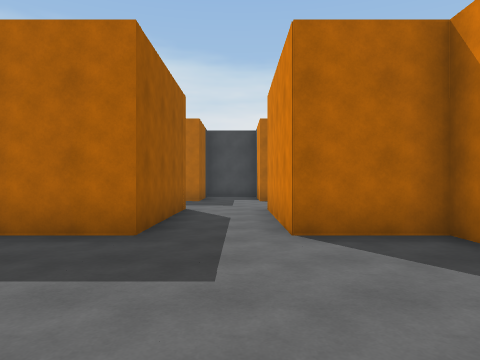
[1] (above)

20 first-person views from a walk through a scene from a Unity 3-D project. The camera is 1.4 m above the floor, looks level and sees 70° across. The floor is counted in squares, 2 m on a side. Each view is taken from the middle of a square. On the plan, view 1 faces up. The plan holds only what a view shows up to about 11 squares ahead; the rest is blank. The player is left out.

[2]
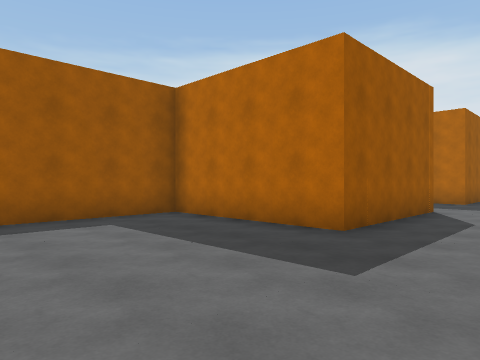

[3]
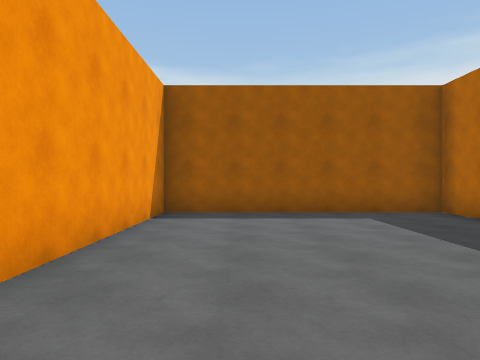

[4]
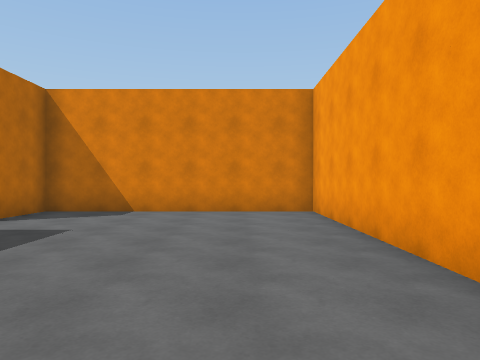

[5]
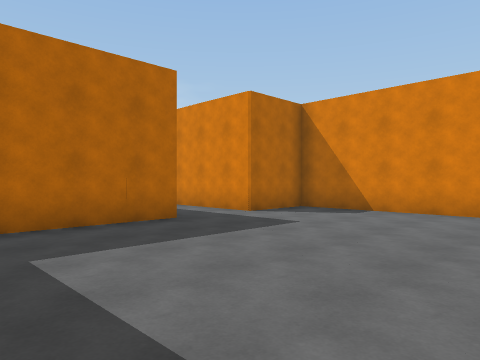

[6]
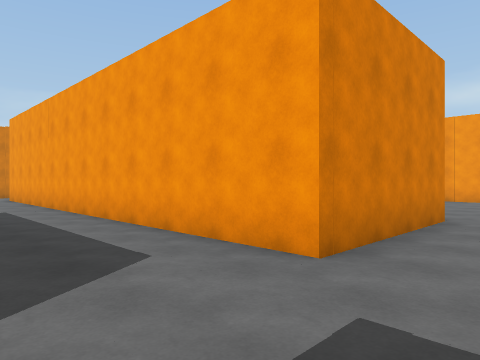

[7]
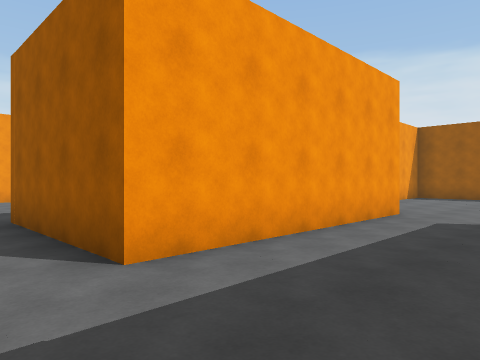

[8]
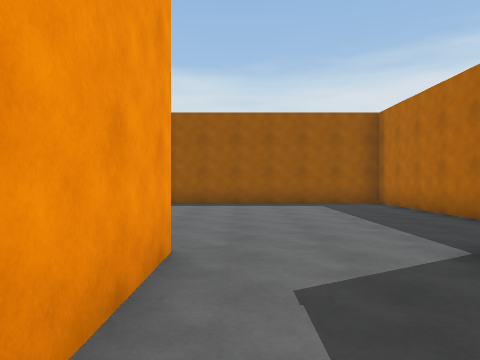

[9]
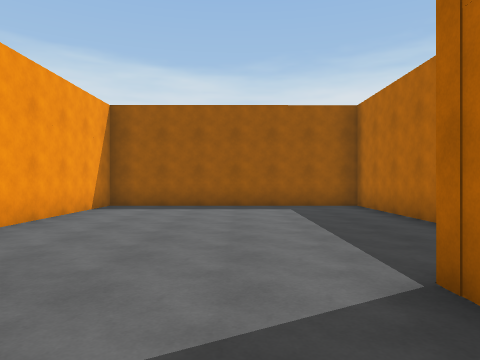

[10]
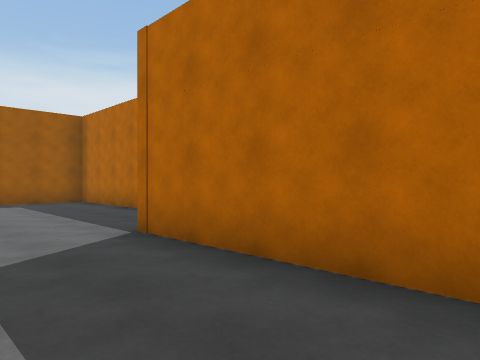

[11]
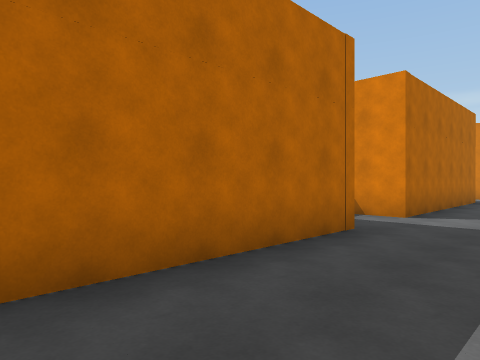

[12]
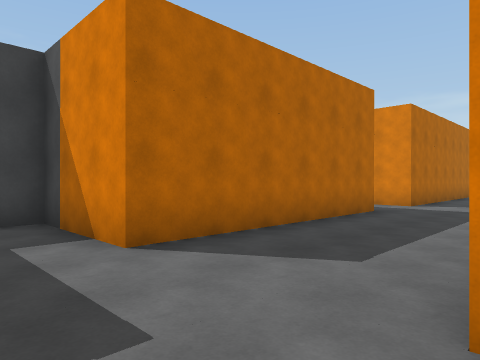

[13]
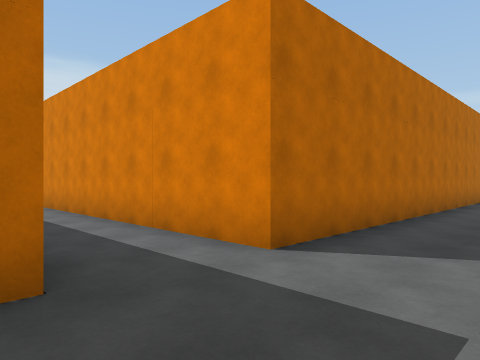

[14]
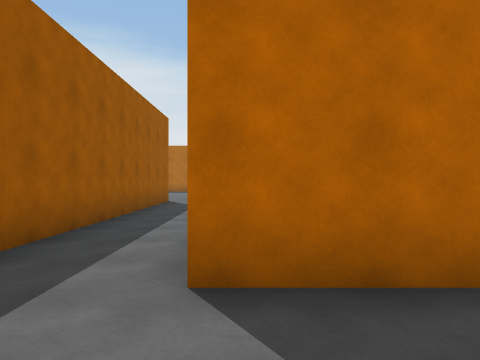

[15]
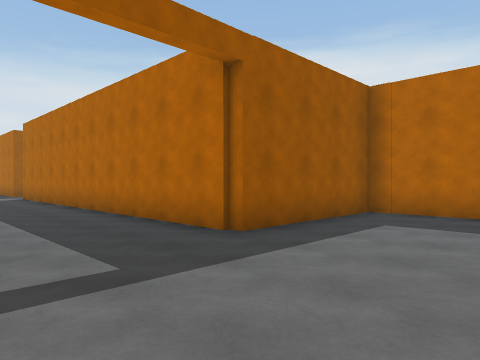

[16]
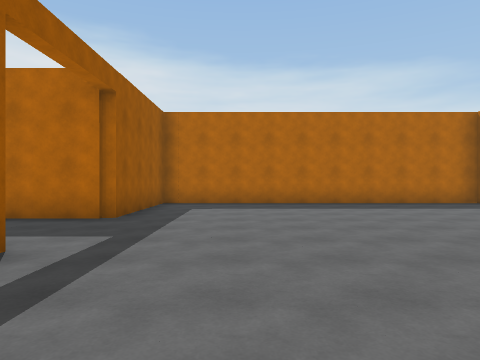

[17]
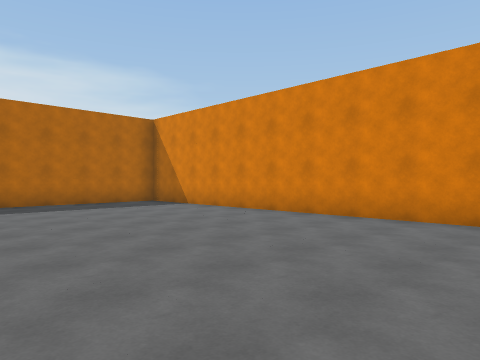

[18]
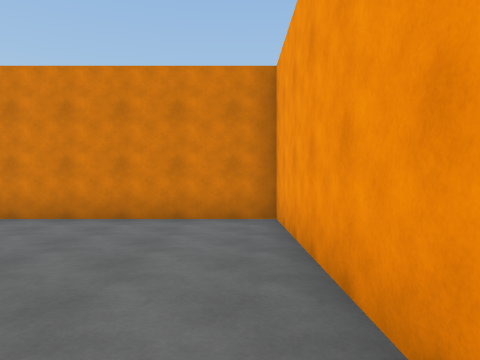

[19]
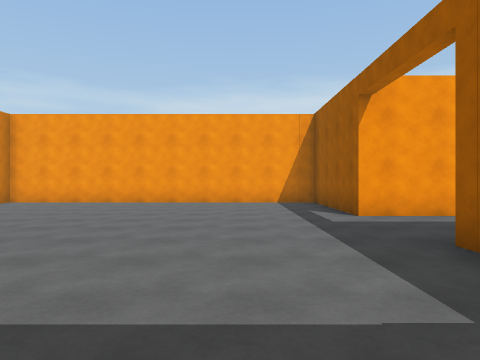

[20]
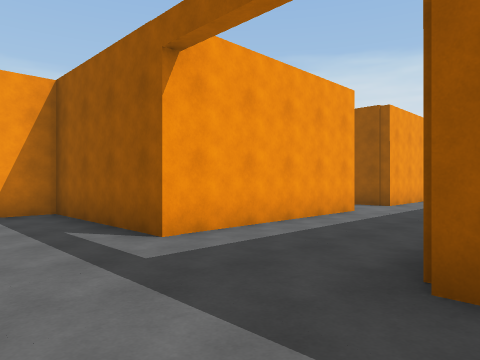

### Floor plan
Points are (right, up) in squares from view 1. A wall is a line through its corners. A room is listed if a view was taken in it or the views show most of it. See-through windows are left out.
Room 1 (views 1, 2, 3, 4, 5, 12)
walls: (-1.3, 8.3) (-1.3, 4.3) (-5.3, 4.3) (-5.3, -1.6) (2.7, -1.6) (2.7, 4.3) (0.7, 4.3) (0.7, 8.3)
ways out: opening at (-0.5, 8) to room 2
Room 2 (views 6, 7, 8, 9, 10, 11, 13, 14, 15, 16, 17, 18, 19, 20)
walls: (14.6, 8.3) (19.7, 8.3) (19.7, 4.3) (29.2, 4.3) (29.2, 15.3) (19.7, 15.3) (19.7, 11.3) (8.7, 11.3) (8.7, 18.8); (6.7, 11.3) (0.7, 11.3) (0.7, 14.1) (0, 14.1); (0.7, 8.3) (12.7, 8.3); (6.6, 20) (6.6, 12.4); (-1.3, 13.2) (-1.3, 11.3) (-7.4, 11.3); (-7.4, 8.3) (-1.3, 8.3); (-10, 13.2) (-14.3, 13.2) (-14.3, 6.5) (-10, 6.5)
ways out: opening at (-0.5, 8) to room 1; opening at (7.5, 20.5); opening at (13.5, 8)

Positions as (right, up) in squares from view 1, and headings:
1: (0, 0), facing up
2: (1, 0), facing up-left
3: (2, 0), facing left
4: (-5, 0), facing right
5: (-5, -1), facing up-right
6: (-1, 11), facing down-right
7: (0, 11), facing down-left
8: (-4, 9), facing left
9: (-5, 10), facing left
10: (-3, 9), facing up-left
11: (-6, 9), facing up-right
12: (-1, 8), facing up-right
13: (6, 9), facing up-right
14: (9, 9), facing up
15: (23, 8), facing up-left
16: (22, 5), facing up
17: (23, 5), facing up-right
18: (23, 5), facing right
19: (22, 15), facing down
20: (22, 12), facing down-left
